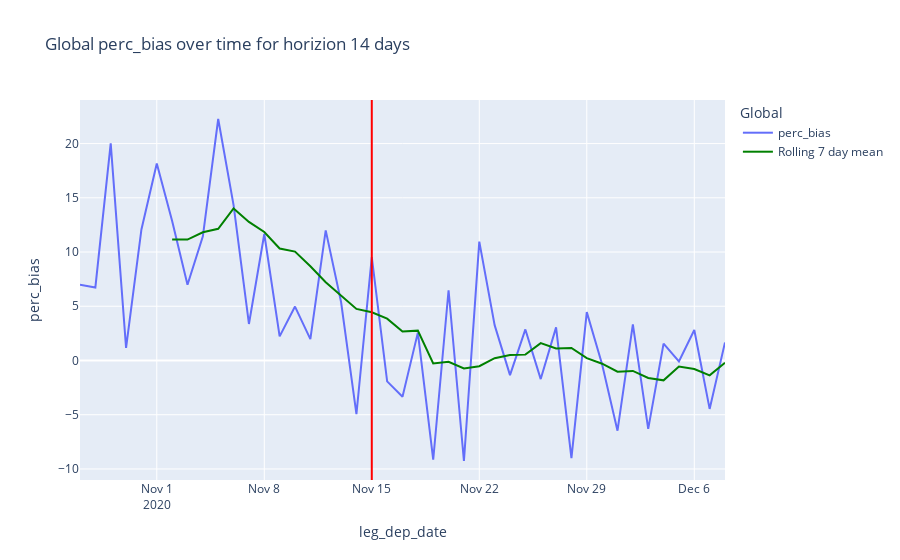

Here is the notebook cell this chart was saved with:
### Markdown cell above
The 7 days horizon forecasting performance seems to be a lot more stable and performing a lot better in terms of percentage bias.

### Code cell
plot_bias_over_time_for_horizon(df, horizon=14, metric="perc_bias")

### Figure 1 — Plotly figure (JSON) as saved in the notebook; plotly's stock layout.template omitted (floating-point values rounded to 4 significant figures)
{"data": [{"hovertemplate": "Global=0<br>leg_dep_date=%{x}<br>perc_bias=%{y}<extra></extra>", "legendgroup": "0", "line": {"color": "#636efa", "dash": "solid"}, "mode": "lines", "name": "perc_bias", "orientation": "v", "showlegend": true, "type": "scatter", "x": ["2020-10-27", "2020-10-28", "2020-10-29", "2020-10-30", "2020-10-31", "2020-11-01", "2020-11-02", "2020-11-03", "2020-11-04", "2020-11-05", "2020-11-06", "2020-11-07", "2020-11-08", "2020-11-09", "2020-11-10", "2020-11-11", "2020-11-12", "2020-11-13", "2020-11-14", "2020-11-15", "2020-11-16", "2020-11-17", "2020-11-18", "2020-11-19", "2020-11-20", "2020-11-21", "2020-11-22", "2020-11-23", "2020-11-24", "2020-11-25", "2020-11-26", "2020-11-27", "2020-11-28", "2020-11-29", "2020-11-30", "2020-12-01", "2020-12-02", "2020-12-03", "2020-12-04", "2020-12-05", "2020-12-06", "2020-12-07", "2020-12-08"], "xaxis": "x", "y": [6.986, 6.733, 20.02, 1.167, 12.08, 18.16, 12.87, 6.981, 11.45, 22.27, 14.32, 3.367, 11.66, 2.222, 4.97, 1.971, 12.0, 5.39, -4.947, 9.526, -1.926, -3.34, 2.569, -9.151, 6.473, -9.268, 10.95, 3.259, -1.35, 2.863, -1.715, 3.051, -9.01, 4.457, -0.3746, -6.47, 3.33, -6.299, 1.554, -0.07805, 2.809, -4.467, 1.667], "yaxis": "y"}, {"hovertemplate": "variable=0<br>leg_dep_date=%{x}<br>value=%{y}<extra></extra>", "legendgroup": "0", "line": {"color": "green", "dash": "solid"}, "mode": "lines", "name": "Rolling 7 day mean", "orientation": "v", "showlegend": true, "type": "scatter", "x": ["2020-10-27", "2020-10-28", "2020-10-29", "2020-10-30", "2020-10-31", "2020-11-01", "2020-11-02", "2020-11-03", "2020-11-04", "2020-11-05", "2020-11-06", "2020-11-07", "2020-11-08", "2020-11-09", "2020-11-10", "2020-11-11", "2020-11-12", "2020-11-13", "2020-11-14", "2020-11-15", "2020-11-16", "2020-11-17", "2020-11-18", "2020-11-19", "2020-11-20", "2020-11-21", "2020-11-22", "2020-11-23", "2020-11-24", "2020-11-25", "2020-11-26", "2020-11-27", "2020-11-28", "2020-11-29", "2020-11-30", "2020-12-01", "2020-12-02", "2020-12-03", "2020-12-04", "2020-12-05", "2020-12-06", "2020-12-07", "2020-12-08"], "xaxis": "x", "y": [null, null, null, null, null, null, 11.15, 11.14, 11.82, 12.14, 14.02, 12.77, 11.85, 10.32, 10.04, 8.684, 7.216, 5.94, 4.752, 4.447, 3.854, 2.667, 2.752, -0.2685, -0.1137, -0.7309, -0.5268, 0.214, 0.4983, 0.5403, 1.603, 1.114, 1.15, 0.2221, -0.297, -1.028, -0.9618, -1.617, -1.83, -0.5545, -0.7898, -1.374, -0.212], "yaxis": "y"}], "layout": {"legend": {"title": {"text": "Global"}, "tracegroupgap": 0}, "shapes": [{"line": {"color": "red"}, "type": "line", "x0": "2020-11-15T00:00:00", "x1": "2020-11-15T00:00:00", "xref": "x", "y0": 0, "y1": 1, "yref": "y domain"}], "title": {"text": "Global perc_bias over time for horizion 14 days"}, "xaxis": {"anchor": "y", "domain": [0, 1], "title": {"text": "leg_dep_date"}}, "yaxis": {"anchor": "x", "domain": [0, 1], "title": {"text": "perc_bias"}}}}
